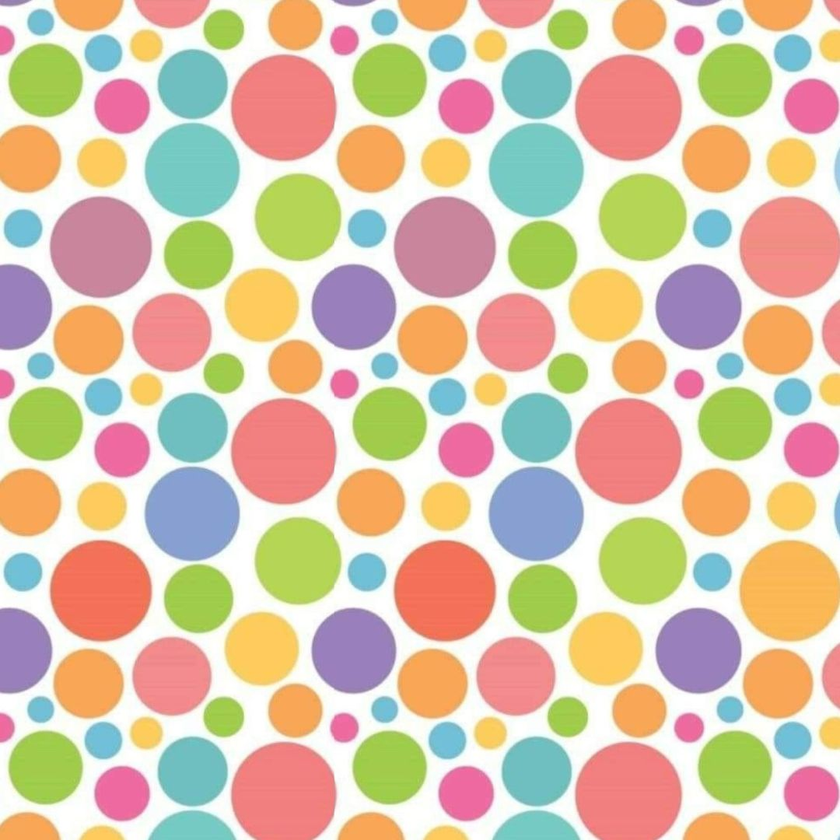
#> input picture Circulos-1_original.png, 840 x 840 px, shrunk from 1080 x 1080 before the run; its folder holds only this picture in this run
$ python celula.py
#> lines starting #> are read from the running program, lines starting #| are printed output that depends on the picture; after the words box and inside, x2 and y2 are one past the last pixel; in counts of white or black regions, pixels touching at a corner belong together
import cv2
import numpy as np
import tkinter as tk
from tkinter import filedialog
import matplotlib.pyplot as plt
import os

# Función para cargar la imagen mediante un cuadro de diálogo
def cargar_imagen():
    root = tk.Tk()           # Crea una ventana principal
    root.withdraw()          # Oculta la ventana principal
    # Muestra un diálogo para seleccionar un archivo de imagen
    ruta = filedialog.askopenfilename(filetypes=[("Imágenes", "*.png *.jpg *.jpeg *.bmp")])
#> the answer given: Circulos-1_original.png
    return ruta

# Función para seleccionar la carpeta donde se guardarán las imágenes resultantes
def seleccionar_carpeta_destino():
    root = tk.Tk()
    root.withdraw()
    # Muestra un diálogo para seleccionar una carpeta
    carpeta = filedialog.askdirectory(title="Selecciona una carpeta para guardar las imágenes")
    return carpeta

# Función principal de procesamiento de imagen
def procesar_imagen(ruta):
    # Carga la imagen original
#> called with ruta = 'Circulos-1_original.png'
    imagen_original = cv2.imread(ruta)
#> imagen_original is the input picture: shape (840, 840, 3); mean B, G, R 171.3, 196.4, 217.5

    # Aplica un filtro Gaussiano para reducir el ruido
    imagen_suavizada = cv2.GaussianBlur(imagen_original, (5, 5), 0)

    # Convierte la imagen suavizada a escala de grises
    gris = cv2.cvtColor(imagen_suavizada, cv2.COLOR_BGR2GRAY)
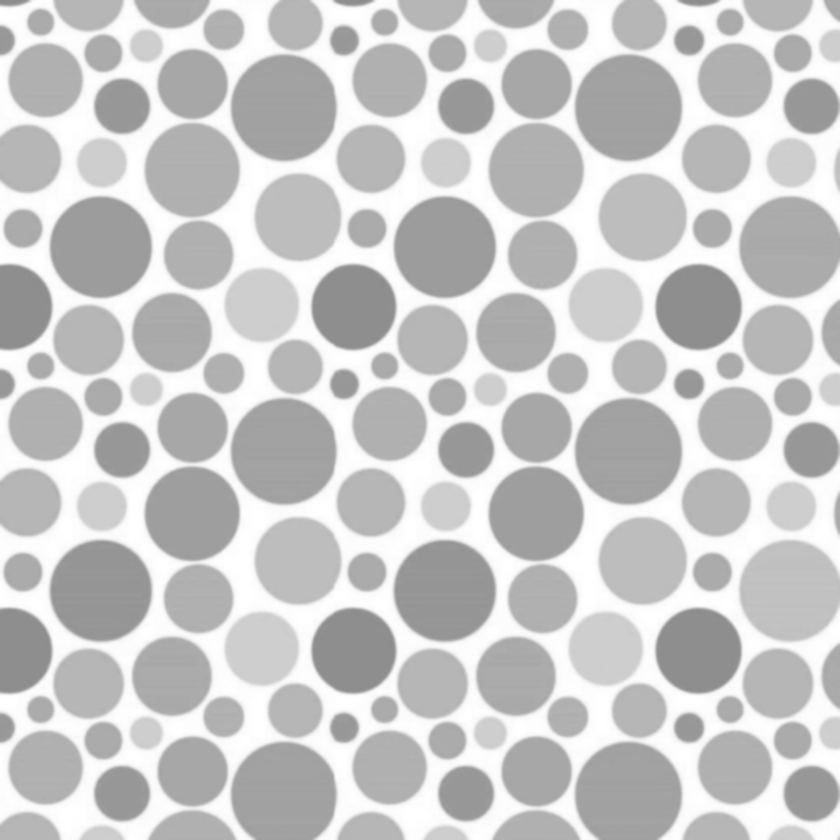
#> gris: shape (840, 840); min 139, max 255, mean 199.9

    # Aplica umbral adaptativo para separar objetos del fondo
    umbral = cv2.adaptiveThreshold(gris, 255, cv2.ADAPTIVE_THRESH_MEAN_C,
                                   cv2.THRESH_BINARY_INV, 11, 1)
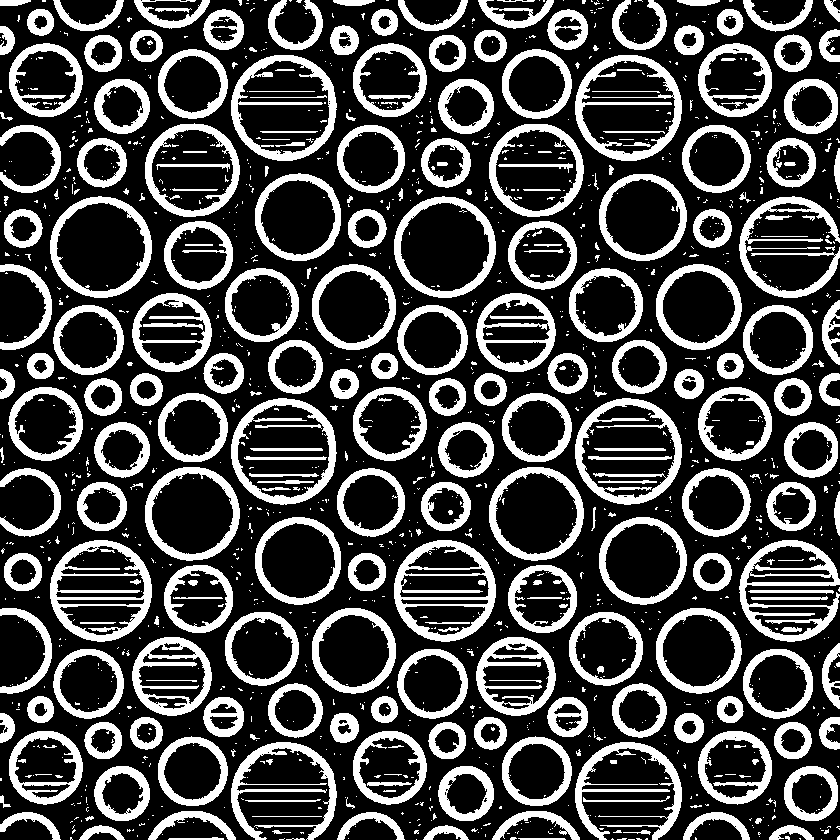
#> umbral: shape (840, 840); 28% white; 1479 white regions (1192 under 20 px), largest, box (x1, y1, x2, y2) and area: (50, 540, 152, 642) 3442, (394, 540, 496, 642) 3371, (739, 540, 840, 642) 3280

    # Crea un kernel para operaciones morfológicas
    kernel = np.ones((3, 3), np.uint8)
    # Aplica apertura morfológica para limpiar ruido en la imagen binaria
    apertura = cv2.morphologyEx(umbral, cv2.MORPH_OPEN, kernel, iterations=2)
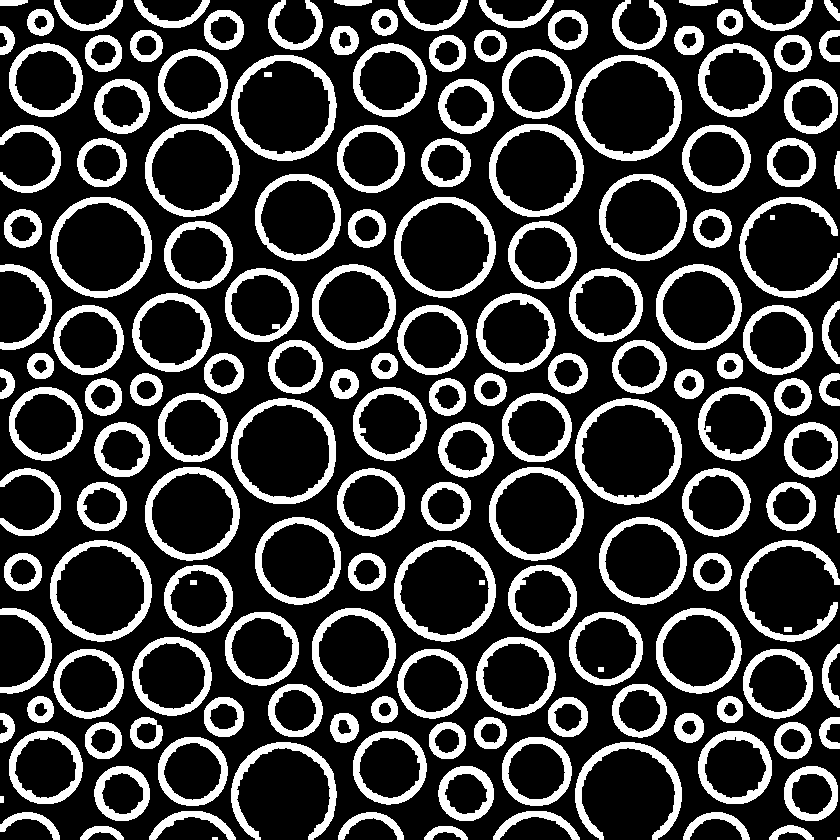
#> apertura: shape (840, 840); 24% white; 164 white regions (2 under 20 px)

    # Detecta contornos en la imagen binaria procesada
    contornos, _ = cv2.findContours(apertura, cv2.RETR_EXTERNAL, cv2.CHAIN_APPROX_SIMPLE)
#> contornos = 160 contours, 4 with area under 20; largest, box (x1, y1, x2, y2) and area: (575, 398, 682, 505) 8822, (575, 55, 682, 161) 8817, (231, 55, 337, 161) 8767, (231, 398, 336, 504) 8761, (394, 540, 496, 642) 8029

    # Copia la imagen original para dibujar los contornos
    imagen_contornos = imagen_original.copy()

    # Inicializa contador de células detectadas
    contador = 0
    for cnt in contornos:
        area = cv2.contourArea(cnt)
        if area > 10:  # Filtra contornos demasiado pequeños
            contador += 1
            # Dibuja el contorno sobre la imagen
            cv2.drawContours(imagen_contornos, [cnt], -1, (0, 255, 0), 1)
#> this loop made 160 passes
#> (cnt, area) on pass 44: ([[784, 627], [784, 631], [791, 631], [791, 627]], 28)
#> area on passes 3 to 8: 269, 273, 278.5, 531.5, 519, 451.5
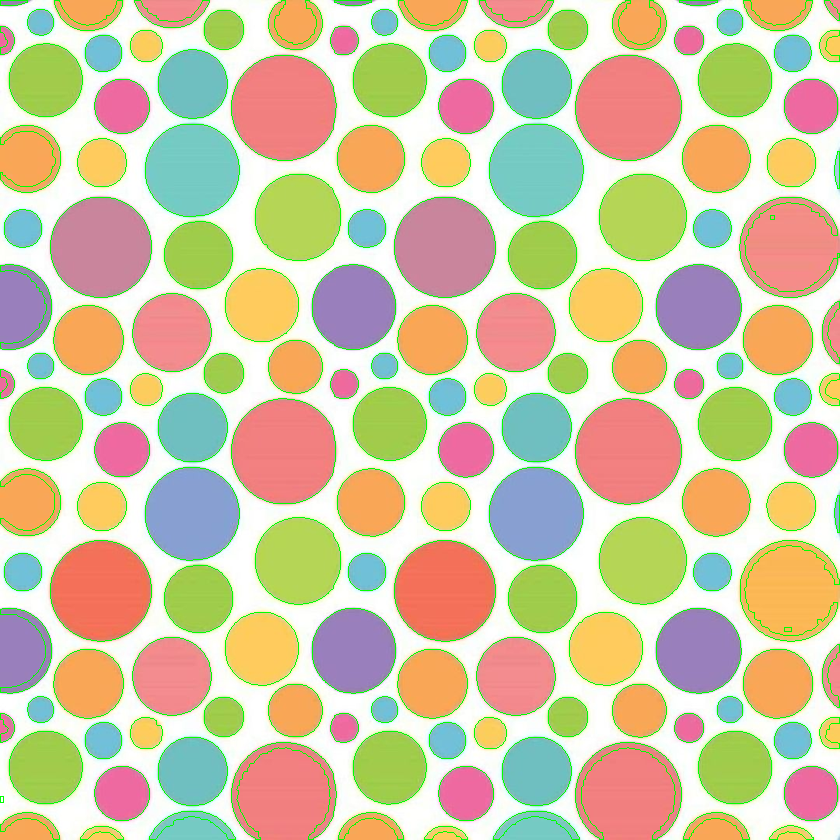
#> imagen_contornos: shape (840, 840, 3); 3.81% of pixels changed, all inside (x1, y1, x2, y2) = (0, 0, 840, 840)
#> after the loop, contador = 158

    # Muestra el total de células detectadas en consola
    print(f"Total de células detectadas: {contador}")
#| Total de células detectadas: 158

    # Muestra las imágenes en una figura con subgráficas
    plt.figure(figsize=(15, 5))

    # Imagen original
    plt.subplot(1, 3, 1)
    plt.title("Original")
    plt.imshow(cv2.cvtColor(imagen_original, cv2.COLOR_BGR2RGB))
    plt.axis('off')

    # Imagen en escala de grises
    plt.subplot(1, 3, 2)
    plt.title("Escala de grises")
    plt.imshow(gris, cmap='gray')
    plt.axis('off')

    # Imagen con detección de contornos
    plt.subplot(1, 3, 3)
    plt.title(f"Detección de células: {contador}")
    plt.imshow(cv2.cvtColor(imagen_contornos, cv2.COLOR_BGR2RGB))
    plt.axis('off')

    plt.tight_layout()
    plt.show()
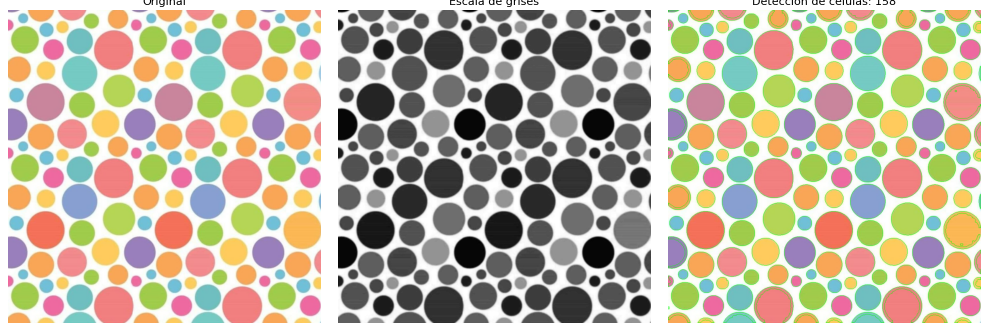
#> figure drawn by matplotlib, 3 panels

    # Permite al usuario elegir la carpeta donde se guardarán las imágenes
    carpeta_destino = seleccionar_carpeta_destino()
#> the answer given: .
    if carpeta_destino:
        # Obtiene el nombre base del archivo (sin extensión)
        nombre_base = os.path.splitext(os.path.basename(ruta))[0]
        # Guarda las tres imágenes procesadas en la carpeta elegida
        cv2.imwrite(os.path.join(carpeta_destino, f"{nombre_base}_original.png"), imagen_original)
        cv2.imwrite(os.path.join(carpeta_destino, f"{nombre_base}_gris.png"), gris)
        cv2.imwrite(os.path.join(carpeta_destino, f"{nombre_base}_deteccion.png"), imagen_contornos)
        print("Imágenes guardadas exitosamente.")
    else:
        print("No se seleccionó una carpeta para guardar las imágenes.")

# --- Programa principal ---
ruta_imagen = cargar_imagen()  # Pide al usuario seleccionar una imagen
if ruta_imagen:
    procesar_imagen(ruta_imagen)  # Procesa la imagen si se seleccionó
else:
    print("No se seleccionó ninguna imagen.")
